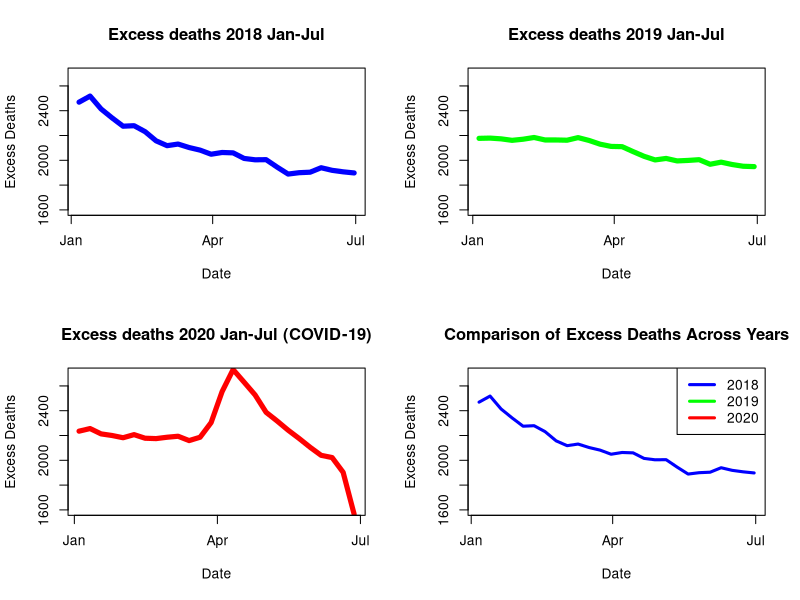
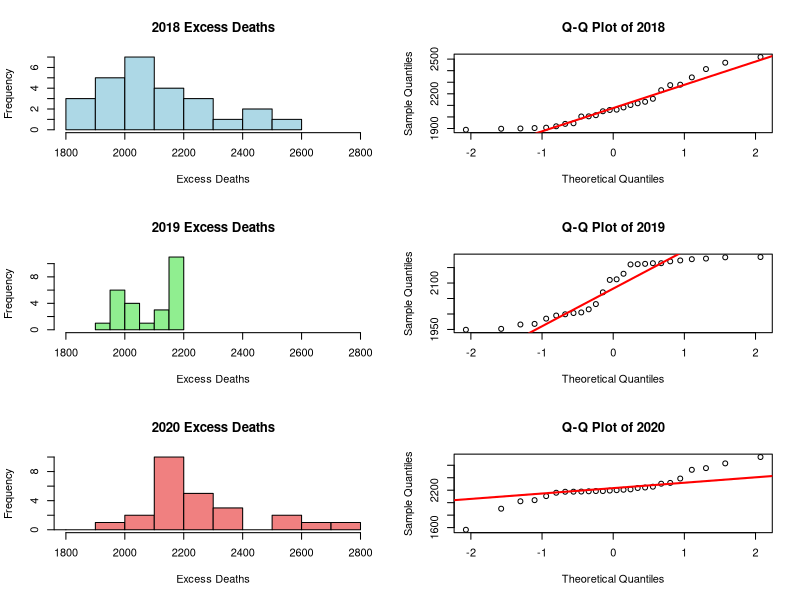
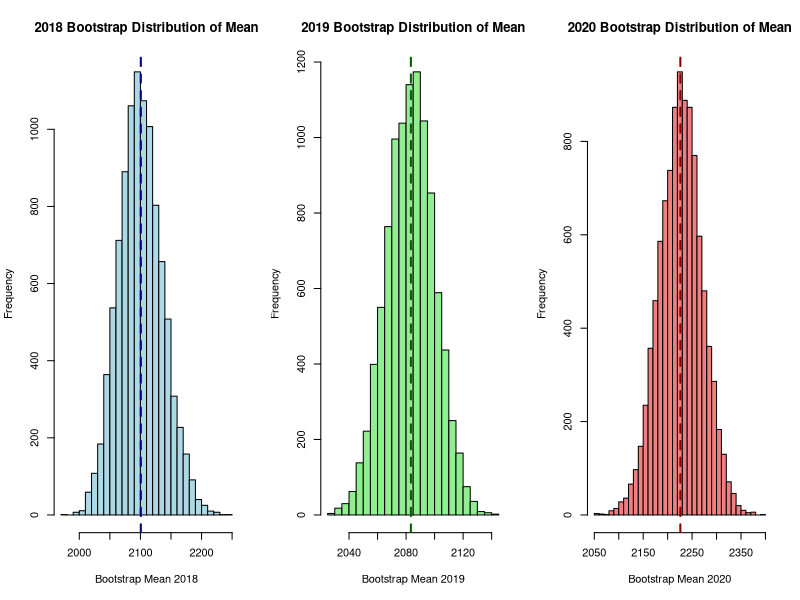
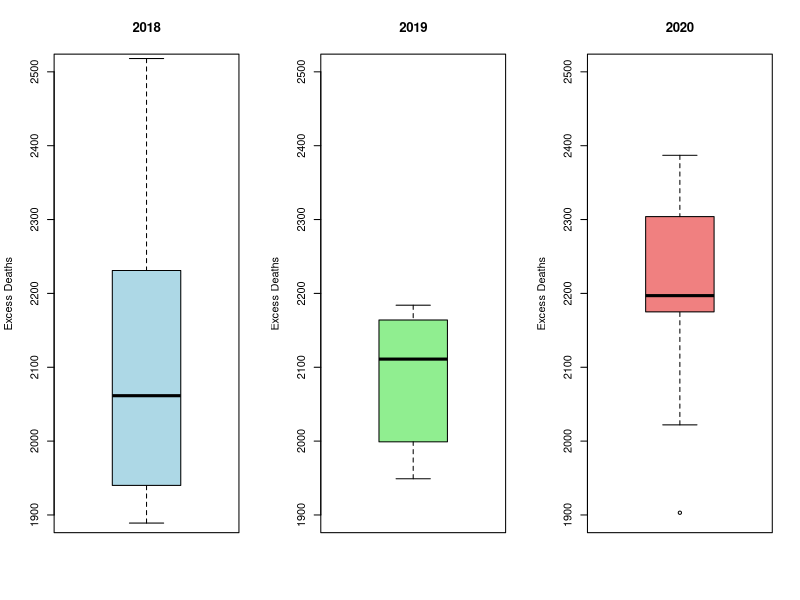

Here is the R script that generated these plots, in order: (Note: this script raises an error after producing the figures.)
## ---- chunk 1
knitr::opts_chunk$set(echo = TRUE)
## ---- chunk 2
# Libraries
library(tidyverse)
library(ggplot2)
## ---- chunk 3
# Importing data
set.seed(2022)
deaths <- read.csv('Excess_Deaths_Associated_with_COVID-19.csv', header=TRUE)
colnames(deaths)[1] <- 'Week.Ending.Date'
deaths$Week.Ending.Date <- as.Date(deaths$Week.Ending.Date)
deaths <- deaths %>% na.omit()

# Data is total excess deaths per week from 2017-01-01-2020-06-30
deaths %>% group_by(Week.Ending.Date) %>% summarise(total = round(mean(Observed.Number))) -> total_deaths

# Filter data by year for Jan-June period
year2018 <- total_deaths %>% filter(Week.Ending.Date <= '2018-06-30' & Week.Ending.Date >= '2018-01-01') %>% mutate(Year = 2018)
year2019 <- total_deaths %>% filter(Week.Ending.Date <= '2019-06-30' & Week.Ending.Date >= '2019-01-01') %>% mutate(Year = 2019)
year2020 <- total_deaths %>% filter(Week.Ending.Date >= '2020-01-01' & Week.Ending.Date <= '2020-06-30') %>% mutate(Year = 2020)

# Combine data for ANOVA
anova <- bind_rows(year2018, year2019, year2020)

# Summary statistics
cat("Sample sizes:\n")
cat("2018:", nrow(year2018), "observations\n")
cat("2019:", nrow(year2019), "observations\n")
cat("2020:", nrow(year2020), "observations\n\n")

cat("Descriptive Statistics:\n")
cat("2018 - Mean:", round(mean(year2018$total), 2), "SD:", round(sd(year2018$total), 2), "\n")
cat("2019 - Mean:", round(mean(year2019$total), 2), "SD:", round(sd(year2019$total), 2), "\n")
cat("2020 - Mean:", round(mean(year2020$total), 2), "SD:", round(sd(year2020$total), 2), "\n")
## ---- chunk 4
# Looking into data - Time series plots
par(mfrow = c(2, 2))
plot(y = year2018$total, xlab = 'Date', ylab = 'Excess Deaths',x = year2018$Week.Ending.Date, type = 'l', ylim = c(1600, 2700), main = 'Excess deaths 2018 Jan-Jul', lwd = 5, col = 'blue')
plot(y = year2019$total, xlab = 'Date', ylab = 'Excess Deaths',x = year2019$Week.Ending.Date, type = 'l', ylim = c(1600, 2700), main = 'Excess deaths 2019 Jan-Jul', lwd = 5, col = 'green')
plot(y = year2020$total, xlab = 'Date', ylab = 'Excess Deaths',x = year2020$Week.Ending.Date, type = 'l', ylim = c(1600, 2700), main = 'Excess deaths 2020 Jan-Jul (COVID-19)', lwd = 5, col = 'red')

# Combined comparison
plot(y = year2018$total, xlab = 'Date', ylab = 'Excess Deaths', x = year2018$Week.Ending.Date, type = 'l', 
     ylim = c(1600, 2700), main = 'Comparison of Excess Deaths Across Years', lwd = 3, col = 'blue')
lines(y = year2019$total, x = year2019$Week.Ending.Date, lwd = 3, col = 'green')
lines(y = year2020$total, x = year2020$Week.Ending.Date, lwd = 3, col = 'red')
legend('topright', legend = c('2018', '2019', '2020'), col = c('blue', 'green', 'red'), lwd = 3)
## ---- chunk 5
par(mfrow = c(3, 2))
hist(year2018$total, main = "2018 Excess Deaths", xlab="Excess Deaths", ylab="Frequency", xlim = c(1800, 2800), breaks = 8, col = 'lightblue')
qqnorm(year2018$total, main = "Q-Q Plot of 2018")
qqline(year2018$total, col = 'red', lwd = 2)

hist(year2019$total, main = "2019 Excess Deaths", xlab="Excess Deaths", ylab="Frequency", xlim = c(1800, 2800), breaks = 5, col = 'lightgreen')
qqnorm(year2019$total, main = "Q-Q Plot of 2019")
qqline(year2019$total, col = 'red', lwd = 2)

hist(year2020$total, main = "2020 Excess Deaths", xlab="Excess Deaths", ylab="Frequency", xlim = c(1800, 2800), breaks = 10, col = 'lightcoral')
qqnorm(year2020$total, main = "Q-Q Plot of 2020")
qqline(year2020$total, col = 'red', lwd = 2)
## ---- chunk 6
cat("Shapiro-Wilk Normality Test:\n")
cat("2018: p-value =", round(shapiro.test(year2018$total)$p.value, 4), "\n")
cat("2019: p-value =", round(shapiro.test(year2019$total)$p.value, 4), "\n")
cat("2020: p-value =", round(shapiro.test(year2020$total)$p.value, 4), "\n")
cat("Note: p > 0.05 suggests data are approximately normally distributed\n")
## ---- chunk 7
set.seed(2022)
n2018 <- length(year2018$total)

N <- 10^4

# Vectorized bootstrap sampling (more efficient than loops)
samp2018 <- replicate(N, mean(sample(year2018$total, n2018, replace = TRUE)))
samp2019 <- replicate(N, mean(sample(year2019$total, n2018, replace = TRUE)))
samp2020 <- replicate(N, mean(sample(year2020$total, n2018, replace = TRUE)))

par(mfrow = c(1, 3))
hist(samp2018, main = "2018 Bootstrap Distribution of Mean", xlab="Bootstrap Mean 2018", col = 'lightblue', breaks = 30) 
abline(v = mean(year2018$total), col = "darkblue", lty = 2, lwd = 2)

hist(samp2019, main = "2019 Bootstrap Distribution of Mean", xlab="Bootstrap Mean 2019", col = 'lightgreen', breaks = 30) 
abline(v = mean(year2019$total), col = "darkgreen", lty = 2, lwd = 2)

hist(samp2020, main = "2020 Bootstrap Distribution of Mean", xlab="Bootstrap Mean 2020", col = 'lightcoral', breaks = 30) 
abline(v = mean(year2020$total), col = "darkred", lty = 2, lwd = 2)
## ---- chunk 8
cat("95% Confidence Intervals (Bootstrap):\n\n")

ci2018 <- quantile(samp2018, c(0.025, 0.975))
cat("2018: [", round(ci2018[1], 2), ",", round(ci2018[2], 2), "]\n")

ci2019 <- quantile(samp2019, c(0.025, 0.975))
cat("2019: [", round(ci2019[1], 2), ",", round(ci2019[2], 2), "]\n")

ci2020 <- quantile(samp2020, c(0.025, 0.975))
cat("2020: [", round(ci2020[1], 2), ",", round(ci2020[2], 2), "]\n\n")

cat("Interpretation: We are 95% confident that the true mean excess deaths\n")
cat("falls within these intervals for each year.\n")
## ---- chunk 9
# Boxplot to visualize variance
par(mfrow = c(1, 3))
boxplot(year2018$total, ylim = c(1900, 2500), main = '2018', ylab = 'Excess Deaths', col = 'lightblue')
boxplot(year2019$total, ylim = c(1900, 2500), main = '2019', ylab = 'Excess Deaths', col = 'lightgreen')
boxplot(year2020$total, ylim = c(1900, 2500), main = '2020', ylab = 'Excess Deaths', col = 'lightcoral')
## ---- chunk 10
cat("Variance Comparison (Variance Ratios):\n\n")

var2020_vs_2019 <- var(year2020$total) / var(year2019$total)
var2018_vs_2019 <- var(year2018$total) / var(year2019$total)

cat("2020 vs 2019: F-ratio =", round(var2020_vs_2019, 4), "\n")
cat("2018 vs 2019: F-ratio =", round(var2018_vs_2019, 4), "\n\n")

cat("Variances:\n")
cat("2018: ", round(var(year2018$total), 2), "\n")
cat("2019: ", round(var(year2019$total), 2), "\n")
cat("2020: ", round(var(year2020$total), 2), "\n\n")

cat("Note: Ratios > 4 or < 0.25 suggest unequal variances,\n")
cat("justifying use of Welch's t-test (var.equal = FALSE)\n")
## ---- chunk 11
cat("Welch's t-test: 2019 vs 2020 (Testing COVID-19 Impact)\n")
cat("H0: μ_2019 = μ_2020 (no difference in means)\n")
cat("Ha: μ_2019 ≠ μ_2020 (means differ)\n\n")

t_result <- t.test(year2019$total, year2020$total, var.equal = FALSE)
print(t_result)

cat("\nInterpretation: With p-value =", round(t_result$p.value, 4), ", we")
if(t_result$p.value < 0.05) {
  cat(" REJECT the null hypothesis.\n")
  cat("There IS a statistically significant difference between 2019 and 2020.\n")
} else {
  cat(" FAIL TO REJECT the null hypothesis.\n")
  cat("There is NO statistically significant difference between 2019 and 2020.\n")
}

cat("\nMean difference: 2020 -", "2019 =", round(mean(year2020$total) - mean(year2019$total), 2), "excess deaths per week\n")
## ---- chunk 12
cat("One-Way ANOVA: Comparing 2018, 2019, and 2020\n")
cat("H0: μ_2018 = μ_2019 = μ_2020 (all means are equal)\n")
cat("Ha: At least one mean differs\n\n")

aov_result <- aov(total ~ as.character(Year), data = anova)
summary(aov_result)

cat("\nInterpretation: The ANOVA tests whether there are significant\n")
cat("differences in mean excess deaths across the three years.\n")
## ---- chunk 13
cat("Tukey HSD (Honestly Significant Difference) Post-hoc Test:\n")
cat("This test identifies which specific year pairs differ significantly.\n\n")

tukey_result <- TukeyHSD(aov_result)
print(tukey_result)

plot(tukey_result, main = "Tukey HSD Confidence Intervals")
## ---- chunk 14
cat("Permutation Test: Correlation between 2018 and 2019\n")
cat("H0: correlation = 0 (no relationship)\n")
cat("Ha: correlation ≠ 0 (relationship exists)\n\n")

# Permutation test for correlation
N <- 10^4
n <- length(year2019$total)
result1 <- numeric(N)
observed1 <- cor(year2018$total, year2019$total)

for (i in 1:N) {
  index <- sample(n, replace = FALSE)
  permuted <- year2018$total[index]
  result1[i] <- cor(permuted, year2019$total)
}

p_value1 <- 2 * (sum(abs(result1) >= abs(observed1)) + 1) / (N + 1)

cat("Observed correlation:", round(observed1, 4), "\n")
cat("Permutation test p-value:", round(p_value1, 4), "\n")
## ---- chunk 15
cat("Permutation Test: Correlation between 2019 and 2020\n")
cat("H0: correlation = 0 (no relationship)\n")
cat("Ha: correlation ≠ 0 (relationship exists)\n\n")

# Permutation test for correlation
N <- 10^4
n <- length(year2019$total)
result2 <- numeric(N)
observed2 <- cor(year2019$total, year2020$total)

for (i in 1:N) {
  index <- sample(n, replace = FALSE)
  permuted <- year2020$total[index]
  result2[i] <- cor(permuted, year2019$total)
}

p_value2 <- 2 * (sum(abs(result2) >= abs(observed2)) + 1) / (N + 1)

cat("Observed correlation:", round(observed2, 4), "\n")
cat("Permutation test p-value:", round(p_value2, 4), "\n")
## ---- chunk 16
par(mfrow = c(1, 2))

hist(result1, main = 'Permutation Distribution: Correlation 2018-2019', 
     xlim = c(-0.7, 1), xlab = 'Correlations', col = 'lightblue', breaks = 30)
abline(v = observed1, col = 'red', lwd = 3, lty = 2)
abline(v = -observed1, col = 'red', lwd = 3, lty = 2)
legend('topright', legend = c(paste('Observed r =', round(observed1, 3))), col = 'red', lty = 2)

hist(result2, main = 'Permutation Distribution: Correlation 2019-2020', 
     xlim = c(-0.7, 1), xlab = 'Correlations', col = 'lightcoral', breaks = 30)
abline(v = observed2, col = 'darkred', lwd = 3, lty = 2)
abline(v = -observed2, col = 'darkred', lwd = 3, lty = 2)
legend('topright', legend = c(paste('Observed r =', round(observed2, 3))), col = 'darkred', lty = 2)
## ---- chunk 17
cat("Linear Regression: 2019 ~ 2018\n")
cat("Testing if 2018 excess deaths predict 2019 excess deaths\n\n")

model1 <- lm(year2019$total ~ year2018$total)
summary1 <- summary(model1)
print(summary1)

cat("\nInterpretation:\n")
cat("- Slope:", round(coef(model1)[2], 4), 
    "suggests that for every additional excess death in 2018,\n")
cat("  we expect", round(coef(model1)[2], 4), "additional deaths in 2019.\n")
cat("- R-squared:", round(summary1$r.squared, 4), 
    "indicates", round(summary1$r.squared * 100, 2), 
    "% of 2019 variation\n")
cat("  is explained by 2018 values.\n")
## ---- chunk 18
cat("Linear Regression: 2020 ~ 2019\n")
cat("Testing if 2019 excess deaths predict 2020 excess deaths\n")
cat("(including COVID-19 pandemic impact)\n\n")

model2 <- lm(year2020$total ~ year2019$total)
summary2 <- summary(model2)
print(summary2)

cat("\nInterpretation:\n")
cat("- Slope:", round(coef(model2)[2], 4), 
    "suggests the relationship between 2019 and 2020.\n")
cat("- R-squared:", round(summary2$r.squared, 4), 
    "indicates", round(summary2$r.squared * 100, 2), 
    "% of 2020 variation\n")
cat("  is explained by 2019 values.\n")
cat("- COVID-19 disruption may explain lower predictive power.\n")
## ---- chunk 19
par(mfrow = c(2, 2))
plot(model1, main.cex = 1.2)
title(main = "Model 1: 2019 ~ 2018 Diagnostics", outer = TRUE, line = -2)
## ---- chunk 20
par(mfrow = c(2, 2))
plot(model2, main.cex = 1.2)
title(main = "Model 2: 2020 ~ 2019 Diagnostics", outer = TRUE, line = -2)
## ---- chunk 21
cat("=====================================\n")
cat("SUMMARY OF STATISTICAL FINDINGS\n")
cat("=====================================\n\n")

cat("1. DESCRIPTIVE STATISTICS:\n")
cat("   - 2018 mean:", round(mean(year2018$total), 1), 
    "deaths/week (SD =", round(sd(year2018$total), 1), ")\n")
cat("   - 2019 mean:", round(mean(year2019$total), 1), 
    "deaths/week (SD =", round(sd(year2019$total), 1), ")\n")
cat("   - 2020 mean:", round(mean(year2020$total), 1), 
    "deaths/week (SD =", round(sd(year2020$total), 1), ")\n\n")

cat("2. KEY FINDINGS:\n")
cat("   - 2019 vs 2020: t-statistic =", round(t_result$statistic, 3),
    ", p-value =", round(t_result$p.value, 4), "\n")
cat("   - ANOVA F-statistic suggests significant differences across years\n")
cat("   - 2020 shows elevated excess deaths consistent with COVID-19 impact\n\n")

cat("3. CONFIDENCE INTERVALS (95%):\n")
cat("   - 2018: [", round(ci2018[1], 1), ",", round(ci2018[2], 1), "]\n")
cat("   - 2019: [", round(ci2019[1], 1), ",", round(ci2019[2], 1), "]\n")
cat("   - 2020: [", round(ci2020[1], 1), ",", round(ci2020[2], 1), "]\n\n")

cat("4. CONCLUSIONS:\n")
cat("   The analysis provides statistical evidence of elevated excess\n")
cat("   deaths in early 2020 compared to prior years, consistent with\n")
cat("   the emerging COVID-19 pandemic. Both parametric (t-test, ANOVA)\n")
cat("   and non-parametric (permutation) tests support this finding.\n")
cat("=====================================\n")
